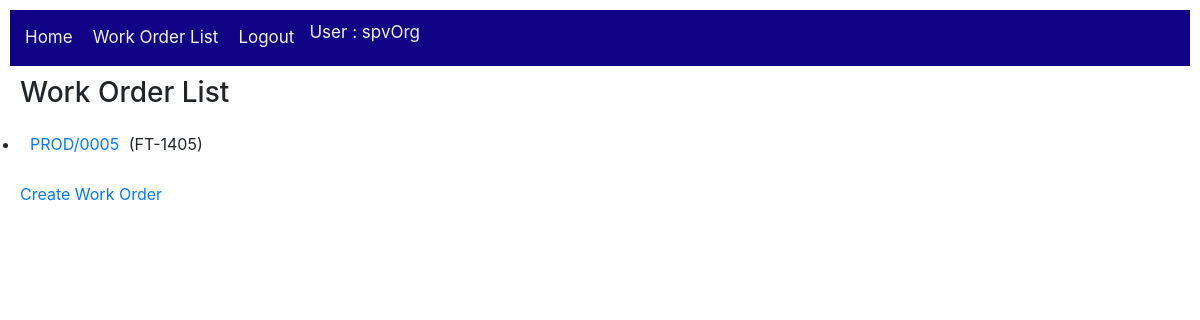
/workOrder/work_orders/ (signed in), run on an earlier commit of the app's database.
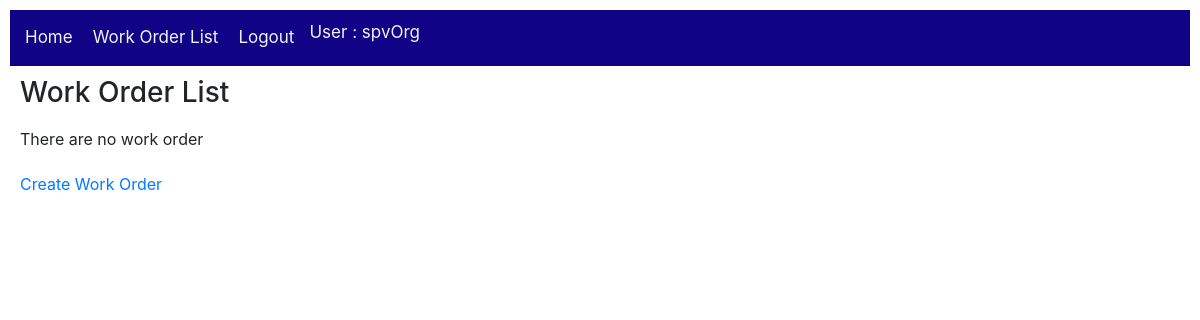
And on a later commit of the database.
### workOrder/models.py (models this page shows, shortened)
class Work_order(models.Model):
    wo_number = models.CharField(max_length=20, null=True)
    tagnumber = models.CharField(max_length=50, null=True, help_text='Enter tagnumber(eg. FT-1405)')
    problem = models.TextField(max_length=1000, null=True)
    originator = models.ForeignKey(User,
        on_delete=models.SET_NULL,
        null=True)
    dest_section = models.ForeignKey(Section,
        on_delete=models.SET_NULL,
        null=True)
    date_open = models.DateField()
    date_finish = models.DateField(null=True)
    status = models.ForeignKey(Action,
        on_delete=models.SET_NULL,
        null=True)
    priority = models.ForeignKey(Wo_priority,
        on_delete=models.SET_NULL,
        null=True)
    current_user_id = models.IntegerField(null=True)
    executor_user_id = models.IntegerField(null=True)
    class Meta:
        ordering = ['originator','status','wo_number']
    def get_absolute_url(self):
        return reverse('workOrder:work_order-detail', args=[str(self.id)])

### workOrder/views.py (the view)
# urls.py: path('work_orders/', views.Work_orderListView.as_view(), name='work_orders'),
class Work_orderListView(LoginRequiredMixin, generic.ListView):
    model = Work_order #prinsipnya dengan ini saja sdh cukup, namun kita perlu tambahan info di bawah ini
    context_object_name = 'user_work_order_list'   # your own name for the list as a template variable
    template_name = 'workOrder/user_work_order_list.html'  # Specify your own template name/location
    def get_queryset(self):
        self.wm = WM(self.request.user)
        return Work_order.objects.filter(pk__in=self.wm.woOnCurrentUser())
    def get_context_data(self, **kwargs):
        context = super().get_context_data(**kwargs)
        SUMMARY_LIST =['MGR_EXE','SPTD_EXE','SPV_EXE']
        allowSummary = False
        for g in self.request.user.groups.all():
            if g.name in SUMMARY_LIST:
                allowSummary = True
        context['allowSummary'] = allowSummary
        return context

### workOrder/generals.py (called while the page is built)
    def woOnCurrentUser(self):
        woListId=[]
        woList = Work_order.objects.filter(current_user_id=self.user.id)
        for g in self.user.groups.all():
            if 'SPV_ORG' == g.name:
                woList = Work_order.objects.filter(current_user_id=self.user.id
                    ).exclude(status=Action.objects.get(name='Close'))
        for wo in woList:
            woListId.append(wo.id)
        return woListId

### workOrder/templates/workOrder/user_work_order_list.html (shortened to what this page needs)
{% extends "base_workOrder.html" %}
{% block content %}
  <h3>Work Order List</h3>
  {% if user_work_order_list %}
  <ul>
    {% for work_order in user_work_order_list %}
      <li>
        <a href="{{ work_order.get_absolute_url }}">{{ work_order.wo_number }}</a> ({{work_order.tagnumber}})
      </li>
    {% endfor %}
  </ul>
  {% else %}
    <p>There are no work order</p>
  {% endif %}
      {% if perms.workOrder.add_work_order %}
        <a href="{% url 'workOrder:work_order-create' %}">Create Work Order</a>
      {% endif %}
{% endblock %}

### workOrder/templates/base_workOrder.html (shortened to what this page needs)
<!DOCTYPE html>
<html lang="en">
    <head>
        <link rel="stylesheet" href="https://stackpath.bootstrapcdn.com/bootstrap/4.1.3/css/bootstrap.min.css">
        <link rel="stylesheet" href="http://code.jquery.com/ui/1.11.0/themes/smoothness/jquery-ui.css">
        {% load static %}
        <link rel="stylesheet" href="{% static 'css/styles.css' %}">
    </head>
    <body>
        <div class="topnav">
            <ul>
                <li><a href="{% url 'home-cmms' %}">Home</a></li>
                {% if user.is_authenticated %}
                    <li><a href="{% url 'workOrder:work_orders'%}">Work Order List</a></li>
                    <li><a href="{% url 'logout'%}?next={{request.path}}">Logout</a></li>
                {% else %}
                    <li><a href="{% url 'login'%}?next={{request.path}}">Login</a></li>
                {% endif %}
                {% if user.is_authenticated %}
                    <li>User : {{ user.get_username }}</li>
                {% endif %}
            </ul>
        </div>
        <div>{% block content %}{% endblock %}</div>
    </body>
</html>

### workOrder/static/css/styles.css (style rules this page uses)
* { padding: 5px; }
.topnav { overflow: hidden; background-color: rgb(16, 3, 133); }
.topnav ul { list-style-type: none; margin: 0; padding: 0; overflow: hidden; background-color: rgb(16, 3, 133); }
.topnav ul li { float: left; color: #f2f2f2; text-align: center; padding: 5px; text-decoration: none; font-size: 17px; }
.topnav ul li a { float: left; color: #f2f2f2; text-align: center; padding: 5px; text-decoration: none; font-size: 17px; }
* { box-sizing: border-box; }

What changed in the data, as far as the page shows it:
no longer on this page (row edited): Work_order: wo_number "PROD/0005", tagnumber "FT-1405"
Also different on the page:
text now shown: "There are no work order"
